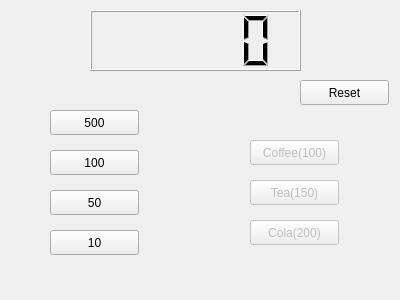
<?xml version="1.0" encoding="UTF-8"?>
<ui version="4.0">
 <class>widget</class>
 <widget class="QWidget" name="widget">
  <property name="geometry">
   <rect>
    <x>0</x>
    <y>0</y>
    <width>400</width>
    <height>300</height>
   </rect>
  </property>
  <property name="windowTitle">
   <string>widget</string>
  </property>
  <widget class="QLCDNumber" name="lcdNumber">
   <property name="geometry">
    <rect>
     <x>90</x>
     <y>10</y>
     <width>211</width>
     <height>61</height>
    </rect>
   </property>
  </widget>
  <widget class="QPushButton" name="pb500">
   <property name="geometry">
    <rect>
     <x>50</x>
     <y>110</y>
     <width>89</width>
     <height>25</height>
    </rect>
   </property>
   <property name="text">
    <string>500</string>
   </property>
  </widget>
  <widget class="QPushButton" name="pb100">
   <property name="geometry">
    <rect>
     <x>50</x>
     <y>150</y>
     <width>89</width>
     <height>25</height>
    </rect>
   </property>
   <property name="text">
    <string>100</string>
   </property>
  </widget>
  <widget class="QPushButton" name="pb50">
   <property name="geometry">
    <rect>
     <x>50</x>
     <y>190</y>
     <width>89</width>
     <height>25</height>
    </rect>
   </property>
   <property name="text">
    <string>50</string>
   </property>
  </widget>
  <widget class="QPushButton" name="pb10">
   <property name="geometry">
    <rect>
     <x>50</x>
     <y>230</y>
     <width>89</width>
     <height>25</height>
    </rect>
   </property>
   <property name="text">
    <string>10</string>
   </property>
  </widget>
  <widget class="QPushButton" name="pbCoffee">
   <property name="enabled">
    <bool>false</bool>
   </property>
   <property name="geometry">
    <rect>
     <x>250</x>
     <y>140</y>
     <width>89</width>
     <height>25</height>
    </rect>
   </property>
   <property name="text">
    <string>Coffee(100)</string>
   </property>
  </widget>
  <widget class="QPushButton" name="pbTea">
   <property name="enabled">
    <bool>false</bool>
   </property>
   <property name="geometry">
    <rect>
     <x>250</x>
     <y>180</y>
     <width>89</width>
     <height>25</height>
    </rect>
   </property>
   <property name="text">
    <string>Tea(150)</string>
   </property>
  </widget>
  <widget class="QPushButton" name="pbCola">
   <property name="enabled">
    <bool>false</bool>
   </property>
   <property name="geometry">
    <rect>
     <x>250</x>
     <y>220</y>
     <width>89</width>
     <height>25</height>
    </rect>
   </property>
   <property name="text">
    <string>Cola(200)</string>
   </property>
  </widget>
  <widget class="QPushButton" name="pbReset">
   <property name="geometry">
    <rect>
     <x>300</x>
     <y>80</y>
     <width>89</width>
     <height>25</height>
    </rect>
   </property>
   <property name="text">
    <string>Reset</string>
   </property>
  </widget>
 </widget>
 <layoutdefault spacing="6" margin="11"/>
 <resources/>
 <connections/>
</ui>
